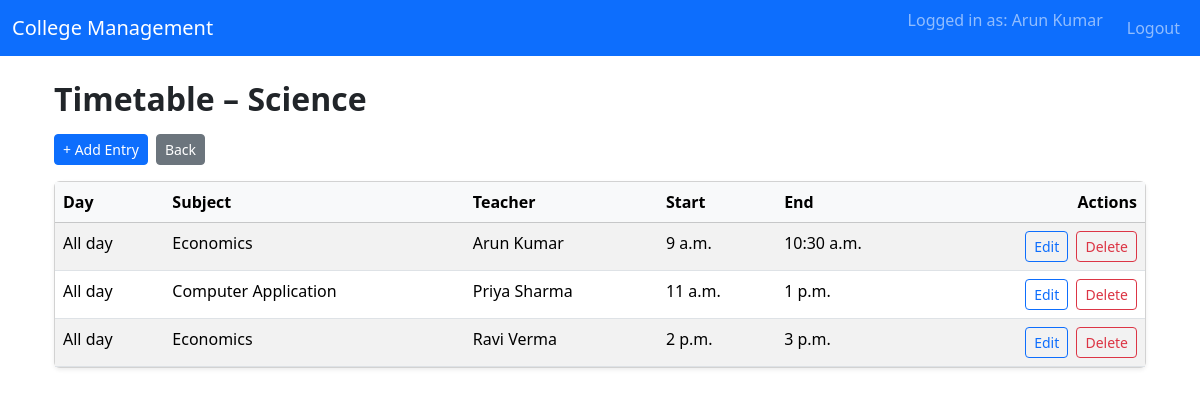
/timetable/2/ (signed in), run on an earlier commit of the app's database.
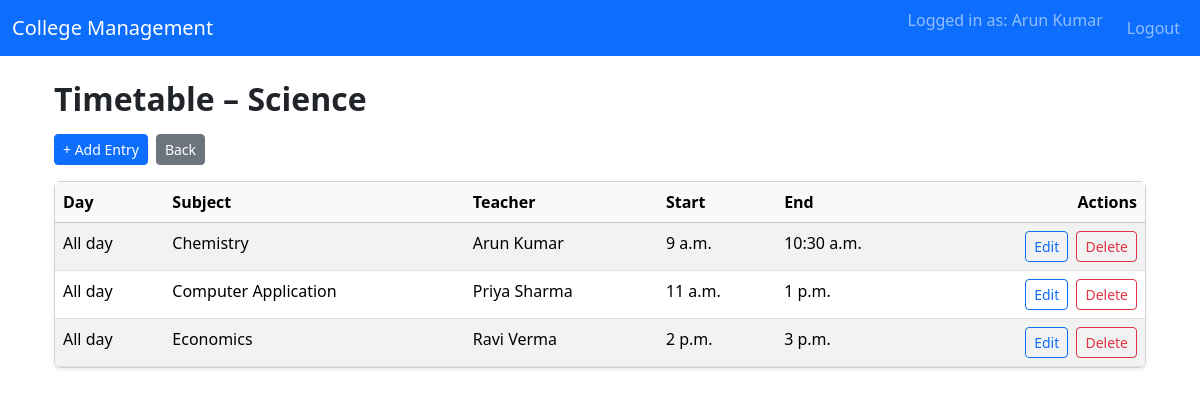
And on a later commit of the database.
### students/models.py (models this page shows, shortened)
class TimeTable(models.Model):
    department = models.ForeignKey(Department, on_delete=models.CASCADE)
    day = models.CharField(max_length=20)
    start_time = models.TimeField()
    end_time = models.TimeField()
    subject = models.CharField(max_length=200)
    teacher = models.ForeignKey(Teacher, on_delete=models.SET_NULL, null=True, blank=True)

class Teacher(models.Model):
    user = models.OneToOneField(User, on_delete=models.CASCADE)
    department = models.ForeignKey(Department, on_delete=models.SET_NULL, null=True, blank=True)

### students/views.py (the view)
# urls.py: path('timetable/<int:dept_id>/', views.view_timetable, name='view_timetable'),
@login_required
def view_timetable(request, dept_id):
    department = get_object_or_404(Department, id=dept_id)
    timetable = TimeTable.objects.filter(department=department).order_by('day', 'start_time')
    return render(request, 'view_timetable.html', {
        'department': department,
        'timetable': timetable
    })

### students/templates/view_timetable.html (shortened to what this page needs)
{% extends 'base.html' %}
{% block content %}
<div class="container mt-4">
  <h2 class="fw-bold mb-3">Timetable – {{ department.name }}</h2>
  <div class="mb-3 d-flex gap-2">
    <a href="{% url 'add_timetable' department.id %}" class="btn btn-primary btn-sm">+ Add Entry</a>
    <a href="{% url 'teacher_dashboard' %}" class="btn btn-secondary btn-sm">Back</a>
  </div>
  {% if timetable %}
  <div class="card shadow-sm">
    <div class="card-body p-0">
      <table class="table table-striped table-hover mb-0">
        <thead class="table-light">
          <tr>
            <th>Day</th>
            <th>Subject</th>
            <th>Teacher</th>
            <th>Start</th>
            <th>End</th>
            <th class="text-end">Actions</th>
          </tr>
        </thead>
        <tbody>
          {% for t in timetable %}
          <tr>
            <td>{{ t.day }}</td>
            <td>{{ t.subject }}</td>
            <td>{% if t.teacher %}{{ t.teacher.user.get_full_name }}{% else %}-{% endif %}</td>
            <td>{{ t.start_time }}</td>
            <td>{{ t.end_time }}</td>
            <td class="text-end">
              {% if user.is_staff or user.teacher %}
                <a href="{% url 'edit_timetable' department.id t.id %}" class="btn btn-sm btn-outline-primary me-1">
                  Edit
                </a>
                <form action="{% url 'delete_timetable' department.id t.id %}"
                      method="post"
                      style="display:inline-block;"
                      onsubmit="return confirm('Are you sure you want to delete this timetable entry?');">
                  <button type="submit" class="btn btn-sm btn-outline-danger">Delete</button>
                </form>
              {% endif %}
            </td>
          </tr>
          {% endfor %}
        </tbody>
      </table>
    </div>
  </div>
  {% else %}
    <p class="text-muted">No timetable entries found.</p>
  {% endif %}
</div>
{% endblock %}

What changed in the data, as far as the page shows it:
changed TimeTable "Arun Kumar": subject "Economics" → "Chemistry"
